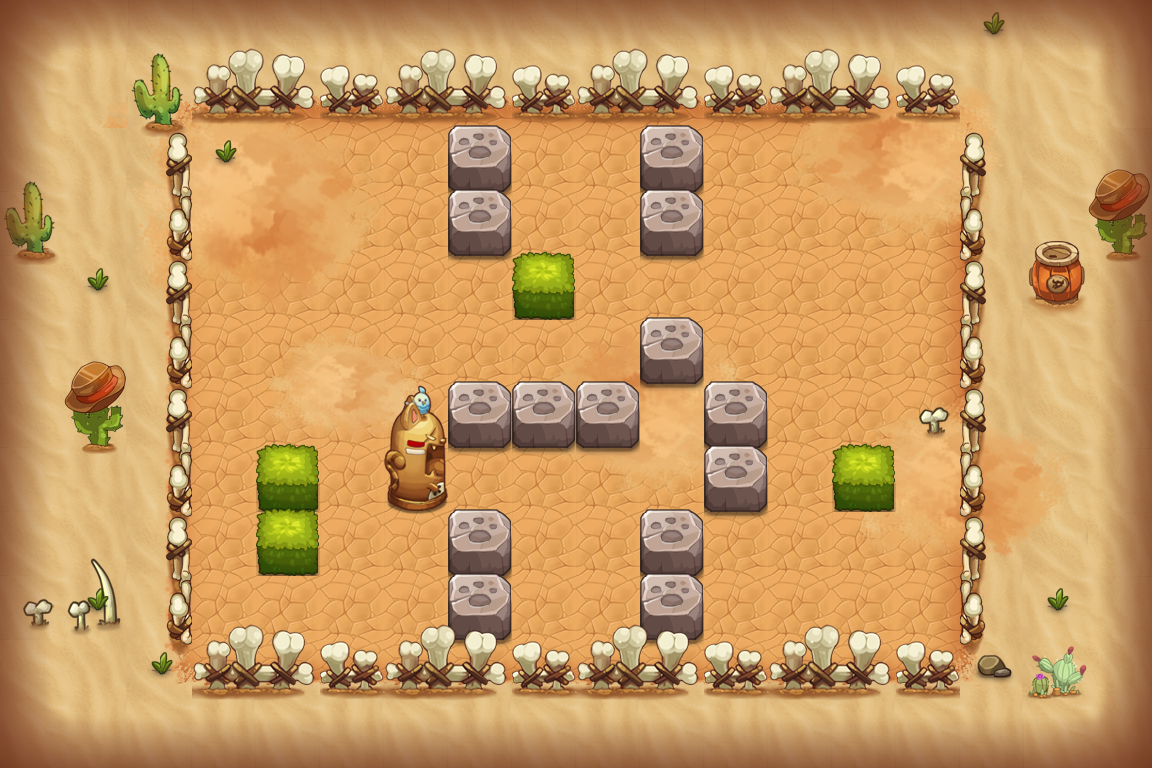

A 2D game scene composited from a Tiled map and its tileset images. What follows is a short description and the map's XML, with each tile layer's data collapsed to a summary:
An orthogonal 18x12 tile map with 64x64 px tiles, 17 tile layers (PASS, 块层 2, 块层 16, 块层 17, ...) and 12 objects (7x TRAP, 3x hongyg1, PLAYER, BOMB).

<map version="1.0" orientation="orthogonal" width="18" height="12" tilewidth="64" tileheight="64">
 <properties>
  <property name="DESTRY1" value="255" />
  <property name="DESTRY2" value="314" />
  <property name="DESTRY3" value="144" />
  <property name="DESTRY4" value="173" />
  <property name="DESTRY_COUNT" value="4" />
  <property name="EXP" value="335" />
  <property name="ITEM" value="D008" />
  <property name="MONEY" value="503" />
 </properties>
 <tileset firstgid="1" name="hmpy" tilewidth="64" tileheight="64">
  <image source="hmpy-hd.png" width="1000" height="2048" />
 </tileset>
 <layer name="PASS" width="18" height="12">
  <data>[216 cells, 140 non-empty, 10 distinct tile ids]</data>
 </layer>
 <layer name="块层 2" width="18" height="12">
  <data>[216 cells, 141 non-empty, 26 distinct tile ids]</data>
 </layer>
 <layer name="块层 16" width="18" height="12">
  <data>[216 cells, 58 non-empty, 34 distinct tile ids]</data>
 </layer>
 <layer name="块层 17" width="18" height="12">
  <data>[216 cells, 13 non-empty, 9 distinct tile ids]</data>
 </layer>
 <layer name="块层 4" width="18" height="12">
  <data>[216 cells, 31 non-empty, 8 distinct tile ids]</data>
 </layer>
 <layer name="块层 3" width="18" height="12">
  <data>[216 cells, 59 non-empty, 10 distinct tile ids]</data>
 </layer>
 <layer name="块层 5" width="18" height="12">
  <data>[216 cells, 19 non-empty, 3 distinct tile ids]</data>
 </layer>
 <layer name="SHELTER 9" width="18" height="12">
  <data>[216 cells, 12 non-empty, 3 distinct tile ids]</data>
 </layer>
 <layer name="SHELTER 8" width="18" height="12">
  <data>[216 cells, 2 non-empty, 1 distinct tile ids]</data>
 </layer>
 <layer name="SHELTER 7" width="18" height="12">
  <data>[216 cells, 3 non-empty, 2 distinct tile ids]</data>
 </layer>
 <layer name="SHELTER 6" width="18" height="12">
  <data>[216 cells, 4 non-empty, 3 distinct tile ids]</data>
 </layer>
 <layer name="SHELTER 5" width="18" height="12">
  <data>[216 cells, 4 non-empty, 1 distinct tile ids]</data>
 </layer>
 <layer name="SHELTER 4" width="18" height="12">
  <data>[216 cells, 1 non-empty, 1 distinct tile ids]</data>
 </layer>
 <layer name="SHELTER 3" width="18" height="12">
  <data>[216 cells, 1 non-empty, 1 distinct tile ids]</data>
 </layer>
 <layer name="SHELTER 2" width="18" height="12">
  <data>[216 cells, 2 non-empty, 1 distinct tile ids]</data>
 </layer>
 <layer name="SHELTER 1" width="18" height="12">
  <data>[216 cells, 2 non-empty, 1 distinct tile ids]</data>
 </layer>
 <objectgroup name="对象层 1" width="36" height="24">
  <object name="PLAYER" type="PLAYER" x="512" y="128" width="64" height="64" />
  <object name="fire1" type="TRAP" x="448" y="448" width="192" height="64">
   <properties>
    <property name="trap_id" value="1" />
    <property name="trap_particle" value="trap_fire_right_3.plist" />
    <property name="trap_state" value="open" />
   </properties>
  </object>
  <object name="senser1" type="TRAP" x="832" y="512" width="64" height="64">
   <properties>
    <property name="trap_floor" value="true" />
    <property name="trap_script" value="trap_onTNTSenser(&quot;tnt1&quot;);" />
    <property name="trap_start_mode" value="0" />
   </properties>
  </object>
  <object name="tnt1" type="BOMB" x="640" y="384" width="64" height="64">
   <properties>
    <property name="bomb_ani" value="tnt_bomb.bomb" />
    <property name="bomb_damage" value="9999" />
    <property name="bomb_power" value="1" />
   </properties>
  </object>
  <object name="hongyg1" x="832" y="192" width="64" height="64">
   <properties>
    <property name="lua_ai" value="monster_hongyg_ai" />
    <property name="quality" value="hongyg1.quality" />
   </properties>
  </object>
  <object name="hongyg1" x="320" y="192" width="64" height="64">
   <properties>
    <property name="lua_ai" value="monster_hongyg_ai" />
    <property name="quality" value="hongyg1.quality" />
   </properties>
  </object>
  <object name="zi_dan_right1" type="TRAP" x="192" y="256" width="64" height="64">
   <properties>
    <property name="trap_ani" value="fire_cat_right.actor" />
    <property name="trap_delay" value="2" />
    <property name="trap_id" value="0" />
    <property name="trap_script" value="trap(&quot;zi_dan_right1&quot;):setAtkPower(target(&quot;PLAYER&quot;):getHP()*0.1);trap(&quot;zi_dan_right1&quot;):turnRight(); trap(&quot;zi_dan_right1&quot;):getAI():getActions():addObject( AIUseSkill:create(   SkillLua:create(&quot;skill_0001&quot;)  )  );" />
    <property name="trap_start_mode" value="2" />
    <property name="trap_state" value="open" />
   </properties>
  </object>
  <object name="fire_control1" type="TRAP" x="512" y="576" width="64" height="64">
   <properties>
    <property name="trap_ani" value="switch.actor" />
    <property name="trap_floor" value="true" />
    <property name="trap_id" value="0" />
    <property name="trap_script" value="trap(&quot;fire_control1&quot;):setOpened( false ); trap(&quot;fire1&quot;):setVisit( false );" />
    <property name="trap_sound_id" value="2" />
    <property name="trap_start_mode" value="0" />
    <property name="trap_state" value="open" />
   </properties>
  </object>
  <object name="mp1" type="TRAP" x="576" y="128" width="64" height="64">
   <properties>
    <property name="trap_ani" value="mp.actor" />
    <property name="trap_floor" value="true" />
    <property name="trap_id" value="0" />
    <property name="trap_script" value="trap_moveto(&quot;PLAYER&quot;, &quot;mp1&quot;,target(&quot;mp2&quot;):getX(),target(&quot;mp2&quot;):getY() );" />
    <property name="trap_sound_id" value="1" />
    <property name="trap_start_mode" value="0" />
    <property name="trap_state" value="open" />
   </properties>
  </object>
  <object name="mp2" type="TRAP" x="576" y="576" width="64" height="64">
   <properties>
    <property name="trap_ani" value="mp.actor" />
    <property name="trap_floor" value="true" />
    <property name="trap_id" value="0" />
    <property name="trap_script" value="trap_moveto(&quot;PLAYER&quot;, &quot;mp2&quot;,target(&quot;mp1&quot;):getX(),target(&quot;mp1&quot;):getY() );" />
    <property name="trap_sound_id" value="1" />
    <property name="trap_start_mode" value="0" />
    <property name="trap_state" value="open" />
   </properties>
  </object>
  <object name="hongyg1" x="640" y="448" width="64" height="64">
   <properties>
    <property name="lua_ai" value="monster_hongyg_ai" />
    <property name="quality" value="hongyg1.quality" />
   </properties>
  </object>
  <object name="triger1" type="TRAP" x="832" y="512" width="64" height="64">
   <properties>
    <property name="trap_ani" value="tnt_triger.actor" />
    <property name="trap_floor" value="true" />
    <property name="trap_script" value="trap_onTNTBombTrap(&quot;triger1&quot;,&quot;tnt1&quot;);" />
    <property name="trap_sound_id" value="3" />
    <property name="trap_start_mode" value="3" />
    <property name="trap_state" value="open" />
   </properties>
  </object>
 </objectgroup>
 <layer name="块层 15" width="18" height="12">
  <data>[216 cells, 104 non-empty, 6 distinct tile ids]</data>
 </layer>
</map>
